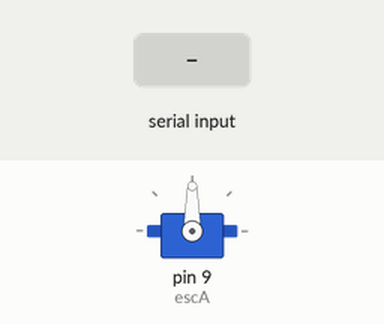
This sketch was run on a simulated Arduino Uno, built with avr-gcc and run on an emulated ATmega328P. Parts: servo. Inputs (shaded band) come from the test bench. What the sketch prints to the serial monitor is not drawn.

Above: at 0.1 s.
At 2.2 s:
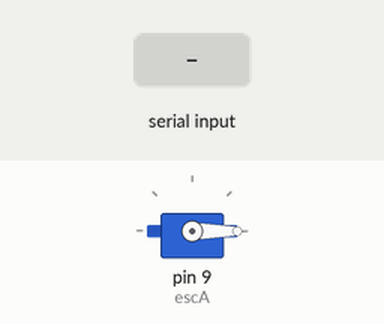
2.3 s: "90,45\n" received over Serial
Timing chart, 0 to 5.3 s (numbered marks = the images above; inputs shaded):
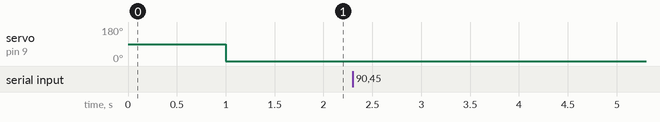

The sketch:

RacingCar.ino
```cpp
#include <Servo.h>


int value = 0; // initialize the variables you need

Servo escA;

void setup(){
  pinMode(13, OUTPUT);
  escA.attach(9);   // attached to pin 9

  Serial.begin(9600);   // start serial at 9600 baud
  delay(1000);
  escA.writeMicroseconds(1000);
}

void loop(){

  escA.writeMicroseconds(value);
  delay(1000);

  digitalWrite(13, HIGH); //

  if(Serial.available()){
    value = Serial.parseInt();   // parse an integer from serial
    Serial.print(value);
    Serial.print("\n");
  }

  digitalWrite(13, LOW); //

  // 1152 = min
  // 2331 = max
}
```

Measured:
- after the input at 2.3 s, every drawn part: stays the same
